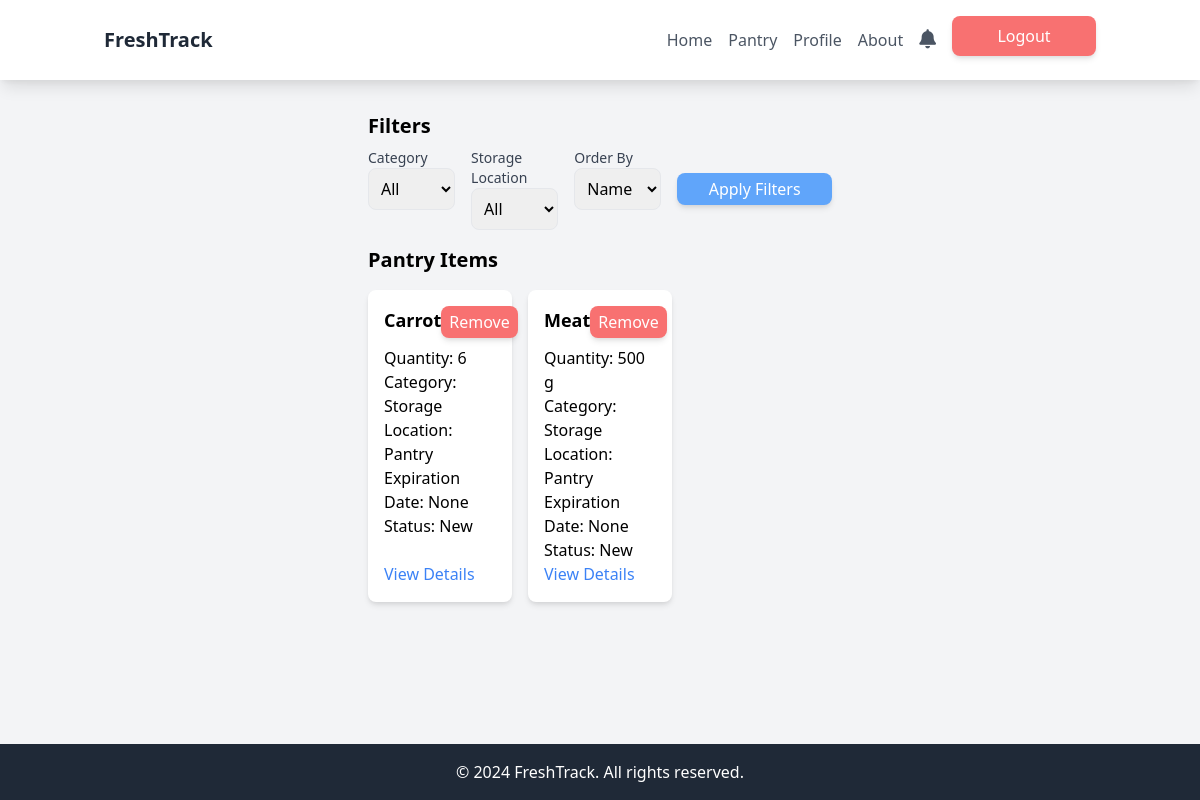
Page /pantry/ (signed in) on the earlier database version.
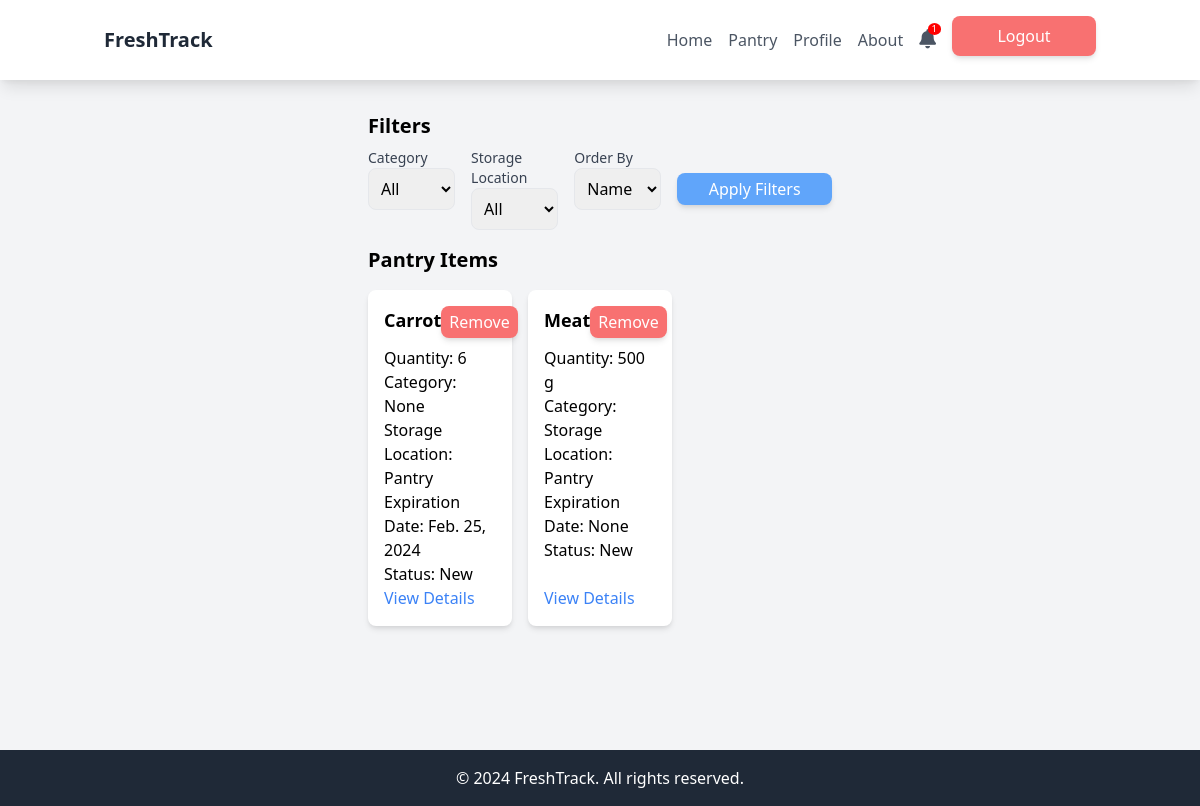
Same page on the later database version.
### freshtrack/models.py (models this page shows, shortened)
class Product(models.Model):
    user = models.ForeignKey(User, on_delete=models.CASCADE)
    name = models.CharField(max_length=100)
    quantity = models.PositiveIntegerField()
    unit_of_measure = models.CharField(max_length=10, null=True, blank=True)
    expiration_date = models.DateField(null=True, blank=True)
    always_in_stock = models.BooleanField(default=False)
    status = models.CharField(max_length=50, default="New")
    category = models.CharField(max_length=100, null=True, blank=True)
    storage_location = models.CharField(max_length=100, null=True, blank=True)
    notes = models.TextField(null=True, blank=True)

### freshtrack/views/pantry_views.py (the view)
# urls.py: path('pantry/', pantry, name='pantry'),
@login_required
def pantry(request):
    user = request.user
    pantry_items = Product.objects.filter(user=user)
    categories = pantry_items.values_list('category', flat=True).distinct()
    storage_locations = ["Pantry", "Fridge", "Freezer", "Spices", "Beverages", "Other"]
    category_filter = request.GET.get('category')
    storage_location_filter = request.GET.get('storage_location')
    order_by = request.GET.get('order_by', 'name_asc')
    if category_filter:
        pantry_items = pantry_items.filter(category=category_filter)
    if storage_location_filter:
        pantry_items = pantry_items.filter(storage_location=storage_location_filter)
    if order_by == 'name_asc':
        pantry_items = pantry_items.order_by('name')
    elif order_by == 'name_desc':
        pantry_items = pantry_items.order_by('-name')
    elif order_by == 'expiration_date_asc':
        pantry_items = pantry_items.order_by('expiration_date')
    elif order_by == 'expiration_date_desc':
        pantry_items = pantry_items.order_by('-expiration_date')
    return render(request, 'pantry.html', {
        'pantry_items': pantry_items,
        'categories': categories,
        'storage_locations': storage_locations,
        'selected_category': category_filter,  # Passa il valore selezionato per il filtro categoria
        'selected_storage_location': storage_location_filter,  # Passa il valore selezionato per il filtro di posizione di archiviazione
        'order_by': order_by,  # Passa il criterio di ordinamento selezionato
    })

### freshtrack/context_processors.py (called while the page is built)
def notifications_count(request):
    if request.user.is_authenticated:
        count = Notification.objects.filter(user=request.user, is_read=False).count()
    else:
        count = 0
    return {
        'notifications_count': count
    }

### frontend/templates/pantry.html (shortened to what this page needs)
{% extends 'commonNAVaccount.html' %}
{% block content %}
<div class="flex-1 px-4 py-8 mx-auto w-full md:w-1/2 mt-20">
    <div class="mb-4">
        <h2 class="text-xl font-bold mb-2">Filters</h2>
        <form action="{% url 'pantry' %}" method="get">
            <div class="flex flex-wrap space-y-4 md:space-y-0 md:flex-nowrap md:space-x-4">
                <div class="w-full md:w-1/3">
                    <label for="category" class="block text-sm font-medium text-gray-700">Category</label>
                    <select name="category" id="category" class="p-2 border rounded-lg w-full">
                        <option value="">All</option>
                    </select>
                </div>
                <div class="w-full md:w-1/3">
                    <label for="storage_location" class="block text-sm font-medium text-gray-700">Storage Location</label>
                    <select name="storage_location" id="storage_location" class="p-2 border rounded-lg w-full">
                        <option value="">All</option>
                    </select>
                </div>
                <div class="w-full md:w-1/3">
                    <label for="order_by" class="block text-sm font-medium text-gray-700">Order By</label>
                    <select name="order_by" id="order_by" class="p-2 border rounded-lg w-full">
                        <option value="name_asc" {% if order_by == 'name_asc' %} selected {% endif %}>Name (A-Z)</option>
                    </select>
                </div>
                <div class="w-full flex items-center justify-center md:w-1/3">
                    <button type="submit" class="bg-blue-400 text-white py-1 px-2 rounded-lg shadow-md hover:bg-blue-500 transition duration-300 block md:inline-block w-40 text-center flex justify-center items-center">Apply Filters</button>
                </div>
            </div>
        </form>
    </div>
    <div class="mb-8">
        <h2 class="text-xl font-bold mb-4">Pantry Items</h2>
        <div class="grid grid-cols-1 sm:grid-cols-2 md:grid-cols-3 gap-4">
            {% for item in pantry_items %}
                <div class="bg-white rounded-lg shadow-md p-4 flex flex-col">
                    <div class="flex justify-between items-start mb-2">
                        <h3 class="text-lg font-semibold">{{ item.name }}</h3>
                        <form action="{% url 'remove_from_pantry_page' item.id %}" method="post">
                            <button type="submit" class="bg-red-400 text-white py-1 px-2 rounded-lg shadow-md hover:bg-red-500 transition duration-300 w-18 text-center self-start">Remove</button>
                        </form>
                    </div>
                    <p>Quantity: {{ item.quantity }} {% if item.unit_of_measure != 'u' %}{{ item.unit_of_measure }}{% endif %}</p>
                    <p>Category: {{ item.category }}</p>
                    <p>Storage Location: {{ item.storage_location }}</p>
                    <p>Expiration Date: {{ item.expiration_date }}</p>
                    <p>Status: {{ item.status }}</p>
                    <a href="{% url 'pantry_product_detail' item.id %}" class="text-blue-500 hover:underline mt-auto">View Details</a>
                </div>
            {% endfor %}
        </div>
    </div>
</div>
{% endblock %}

Differences in the rows shown:
changed Product "Carrot": category (not shown) → "None"; expiration_date "None" → "Feb. 25, 2024"
Other differences:
{{ notifications_count }}: (not shown) → "1"
